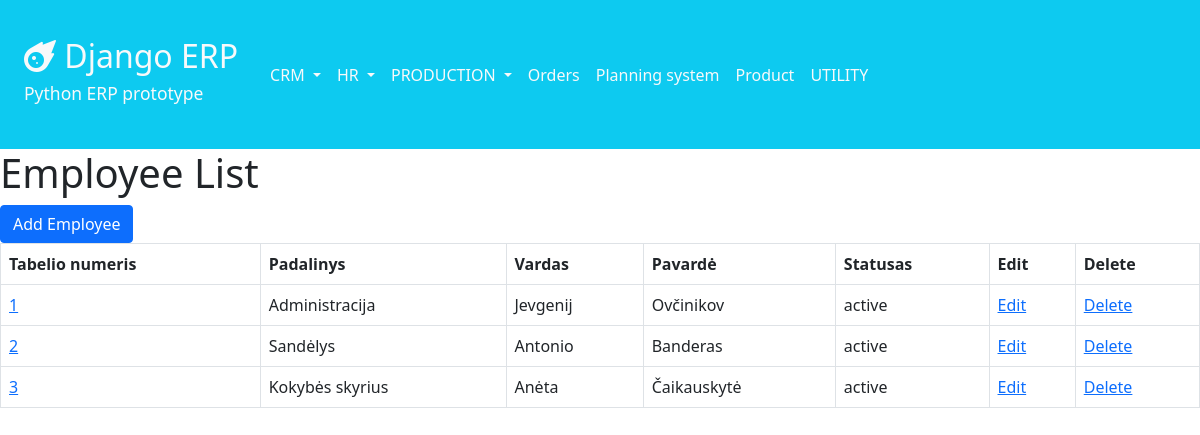
The app's page /hr/employees/ with its own data.
### hr/models.py (models this page shows, shortened)
class Employee(models.Model):
    user = models.OneToOneField(User, related_name="Employee", blank=True, null=True, on_delete=models.CASCADE)
    company_id = models.AutoField(primary_key=True)
    first_name = models.CharField(max_length=100, blank=True, null=True)
    middle_name = models.CharField(max_length=100, blank=True, null=True)
    last_name = models.CharField(max_length=100, blank=True, null=True)
    national_id = models.CharField(max_length=11, blank=True, null=True)
    marital_status = models.CharField(max_length=255, blank=True, null=True)
    name_spouse = models.CharField(max_length=255, blank=True, null=True)
    email = models.EmailField(blank=True, null=True)
    personal_email = models.EmailField(blank=True, null=True)
    phone_number = models.CharField(max_length=20, blank=True, null=True)
    address = models.CharField(max_length=50, blank=True, null=True)
    city = models.CharField(max_length=50, blank=True, null=True)
    date_joining = models.DateField(blank=True, null=True)
    status = models.CharField(max_length=32,
                              choices=(('active', 'active'), ('inactive', 'inactive')),
                              blank=True
                              )
    salary = models.DecimalField(max_digits=9, decimal_places=2)
    department = models.CharField(max_length=35, choices=DEPARTMENT_TYPE, blank=True, null=True)
    picture = models.ImageField(upload_to='hr/documents/%Y/%m/%d', blank=True, null=True)
    class Meta:
        ordering = ['company_id']

### hr/views.py (the view)
# urls.py: path('employees/', views.employee_list, name='employee_list'),
def employee_list(request):
    employees = Employee.objects.all()
    return render(request, 'hr/employee_list.html', {'employees': employees})

### hr/templates/hr/employee_list.html (shortened to what this page needs)
{% extends 'navbar.html' %}
{% block content %}
    <h1>Employee List</h1>
    <a href="{% url 'hr:create_employee' %}" class="btn btn-primary">Add Employee</a>
    <table class="table table-bordered">
        <tbody>
        <tr>
            <th>Tabelio numeris</th>
            <th>Padalinys</th>
            <th>Vardas</th>
            <th>Pavardė</th>
            <th>Statusas</th>
            <th>Edit</th>
            <th>Delete</th>
        </tr>
        {% for employee in employees %}
            <tr>
                <td><a href="{% url 'hr:employee_detail' employee.pk %}">{{ employee.company_id }}</a></td>
                <td>{{ employee.department }}</td>
                <td>{{ employee.first_name }}</td>
                <td>{{ employee.last_name }}</td>
                <td>{{ employee.status }}</td>
                <td><a href="{% url 'hr:update_employee' employee.pk %}">Edit</a></td>
                <td><a href="{% url 'hr:delete_employee' employee.pk %}">Delete</a></td>
            </tr>
        {% endfor %}
        </tbody>
    </table>
{% endblock %}

### records on screen
Employee: company_id "1", department "Administracija", first_name "Jevgenij", last_name "Ovčinikov", status "active"
Employee: company_id "2", department "Sandėlys", first_name "Antonio", last_name "Banderas", status "active"
Employee: company_id "3", department "Kokybės skyrius", first_name "Anėta", last_name "Čaikauskytė", status "active"
